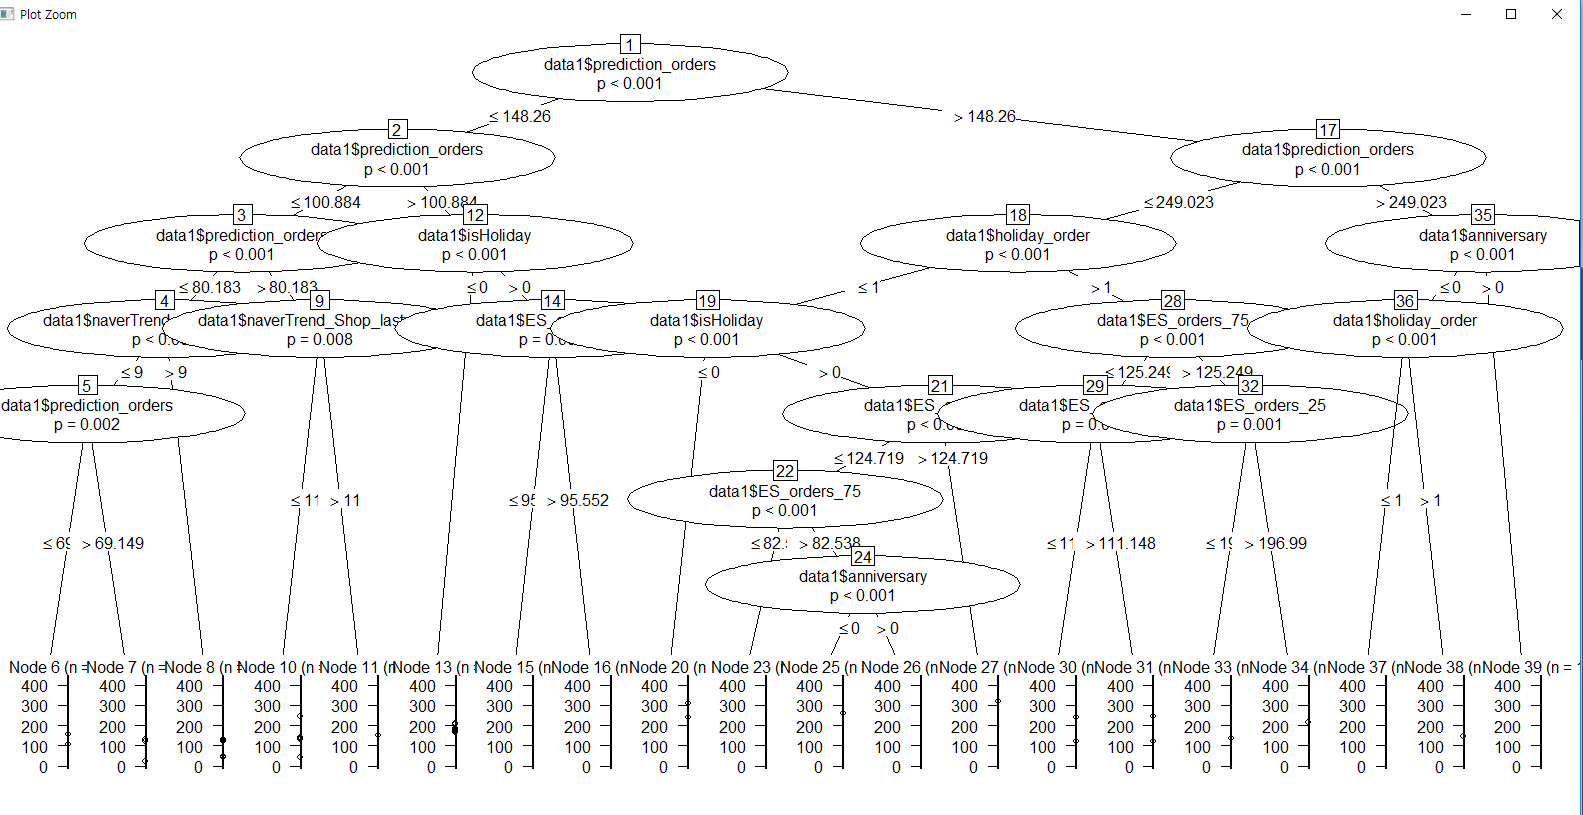

The R source for this figure:
data1 <- read.csv("shops_training27.csv", header=TRUE, skip=1)
data2 <- read.csv("shops_test27.csv", header=TRUE, skip=1)

install.packages("tree")
library(tree)

install.packages("party")
library(party)

install.packages("forecast")

############################################# TRUE, FALSE -> 1, 0

ish <- NULL
for(i in data1$isHoliday){
  ifelse(i == "FALSE", ish <- c(ish, 0), ish <- c(ish, 1)) #휴일x 0, 휴일 1
}
data1$isHoliday <- ish

ish <- NULL
for(i in data2$isHoliday){
  ifelse(i == "FALSE", ish <- c(ish, 0), ish <- c(ish, 1)) #휴일x 0, 휴일 1
}
data2$isHoliday <- ish

before_ish <- NULL
for(i in data1$before_isHoliday){
  ifelse(i == "FALSE", before_ish <- c(before_ish, 0), before_ish <- c(before_ish, 1)) #휴일x 0, 휴일 1
}
data1$before_isHoliday <- before_ish

before_ish <- NULL
for(i in data2$before_isHoliday){
  ifelse(i == "FALSE", before_ish <- c(before_ish, 0), before_ish <- c(before_ish, 1)) #휴일x 0, 휴일 1
}
data2$before_isHoliday <- before_ish

after_ish <- NULL
for(i in data1$after_isHoliday){
  ifelse(i == "FALSE", after_ish <- c(after_ish, 0), after_ish <- c(after_ish, 1)) #휴일x 0, 휴일 1
}
data1$after_isHoliday <- after_ish

after_ish <- NULL
for(i in data2$after_isHoliday){
  ifelse(i == "FALSE", after_ish <- c(after_ish, 0), after_ish <- c(after_ish, 1)) #휴일x 0, 휴일 1
}
data2$after_isHoliday <- after_ish

ra <- NULL
for(i in data1$rain){
  ifelse(i == "TRUE", ra <- c(ra, 0), ra <- c(ra, 1))
}
data1$rain <- ra

ra <- NULL
for(i in data2$rain){
  ifelse(i == "TRUE", ra <- c(ra, 0), ra <- c(ra, 1))
}
data2$rain <- ra

fo <- NULL
for(i in data1$fog){
  ifelse(i == "TRUE", fo <- c(fo, 0), fo <- c(fo, 1))
}
data1$fog <- fo

fo <- NULL
for(i in data2$fog){
  ifelse(i == "TRUE", fo <- c(fo, 0), fo <- c(fo, 1))
}
data2$fog <- fo

# 국경일인 경우 1

data1$anniversary <- ifelse(data1$anniversary == "평일", 0, 1) 
data1$before_anniversary <- ifelse(data1$before_anniversary == "평일", 0, 1) 
data1$after_anniversary <- ifelse(data1$after_anniversary == "평일", 0, 1)

data2$anniversary <- ifelse(data2$anniversary == "평일", 0, 1) 
data2$before_anniversary <- ifelse(data2$before_anniversary == "평일", 0, 1) 
data2$after_anniversary <- ifelse(data2$after_anniversary == "평일", 0, 1)

################################## tree

attach(data1)

myformula <- (class_orders ~ data1$isHoliday
              + data1$anniversary
              #+ month
              #+ weekday
              #+ day
              + data1$holiday_order
              + data1$rain
              + data1$fog
              + data1$temp_highest
              #+ LYSM_similarDates_avg_orders
              + data1$prediction_orders
              + data1$ES_orders_25
              + data1$ES_orders_75
              #+ similarDates_movingAvg_orders
              + data1$currentFamilySavingCSI
              + data1$underlyingInflationRate
              + data1$importChangeRate
              + data1$football_national_cnt
              + data1$naverTrend_Shop_lastweek
)

ctree_1 <- ctree(myformula, data1)
plot(ctree_1)

pred <- predict(ctree_1, newdata = data2)

################################## 18개로 구간 나누기 
range(data1$class_orders)
data1_range <- ((max(data1$class_orders)) - (min(data1$class_orders)))/18

r1 <- seq(from=20, by=data1_range, to=422)
pr <- cut(pred, r1, labels=c(1:18))
tr <- cut(data2$class_orders, r1, labels=c(1:18))

table(pr)
table(tr)

table(pr) - table(tr)

##################################
TP <- data2$class_orders - pred

FP <- class_orders - pred

FN <- class_orders - pred

p <- (length(TP) - length(which(FP>=1)) - length(which(FN<=-1)))
     /((length(TP) - length(which(FP>=1)) - length(which(FN<=-1))) + (length(which(FP>=1))))

r <- (length(TP) - length(which(FP>=1)) - length(which(FN<=-1)))
      /((length(TP) - length(which(FP>=1)) - length(which(FN<=-1))) + (length(which(FN<=-1))))

f <- ((1+1) * p * r) / (r+p)













################################## tree 
attach(data1)
formula <- lm(class_orders ~ data1$isHoliday
              + data1$anniversary
              #+ month
              #+ weekday
              #+ day
              + data1$holiday_order
              + data1$rain
              + data1$fog
              + data1$temp_highest
              #+ LYSM_similarDates_avg_orders
              + data1$prediction_orders
              + data1$ES_orders_25
              + data1$ES_orders_75
              #+ similarDates_movingAvg_orders
              + data1$currentFamilySavingCSI
              + data1$underlyingInflationRate
              + data1$importChangeRate
              + data1$football_national_cnt
              + data1$naverTrend_Shop_lastweek
)
ctree_1 <- ctree(formula, data = data1)
plot(ctree_1)

predict(ctree_1, data = data2)



range <- cut(data1$class_orders, 18, right=FALSE)
table(range)




breaks <- round(seq(24,411,by=21.44445))
training_range <- cut(data1$class_orders,breaks,right=FALSE)
table(training_range)
